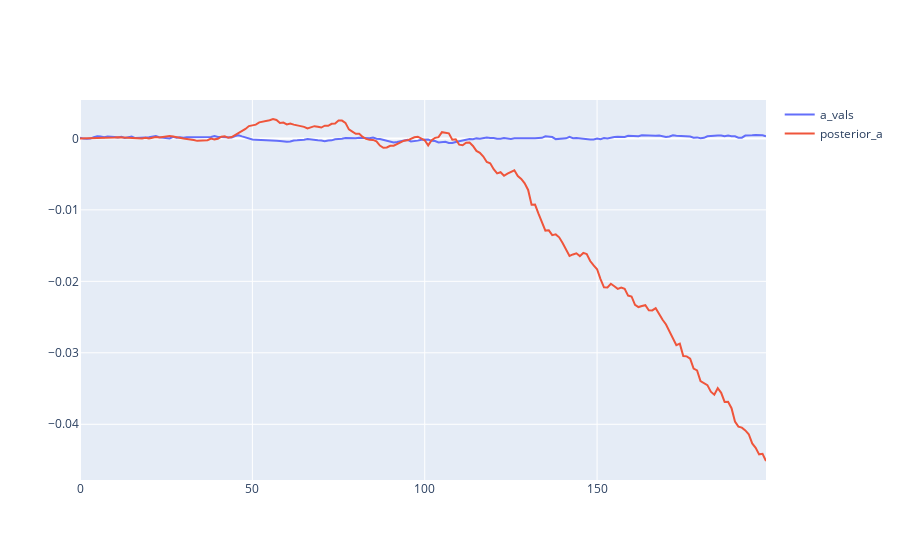

Notebook code cell kept with this figure:
### Code cell
fig = go.Figure()
fig.add_trace(go.Scatter(x = np.array(range(N)), y = a_vals, name = "a_vals"))
fig.add_trace(go.Scatter(x = np.array(range(N)), y = posterior_a, name = "posterior_a"))
fig.show()

### Figure 1 — Plotly figure (JSON) as saved in the notebook; plotly's stock layout.template omitted (floating-point values rounded to 4 significant figures; data arrays with more than 128 entries replaced by an {"elided": "..."} marker saying what was removed)
{"data": [{"name": "a_vals", "type": "scatter", "x": {"elided": "200 int values"}, "y": {"elided": "200 float values"}}, {"name": "posterior_a", "type": "scatter", "x": {"elided": "200 int values"}, "y": {"elided": "200 float values"}}], "layout": {}}
